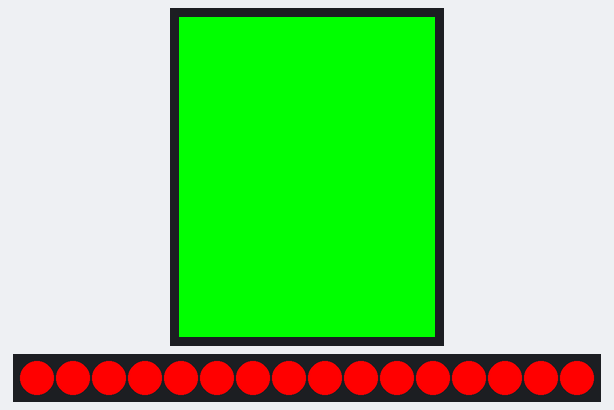
A program run on a simulated MicroPython board. On the bench: 128×160 colour display, 16 RGB LEDs in strip order, left to right. What the program prints to the serial console is not drawn. At 4.9 s the program stops and its outputs stay as they are.

Above: at 1.0 s.
At 2.0 s:
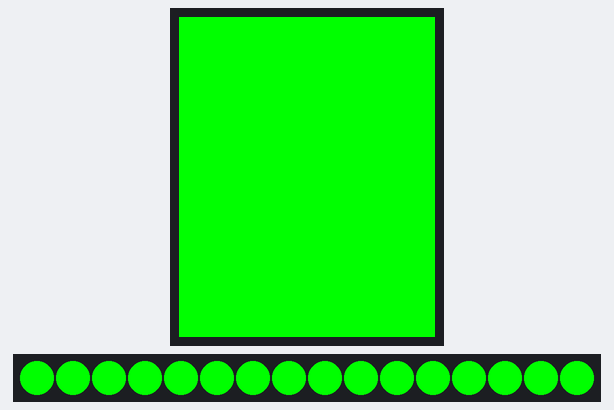
At 3.0 s:
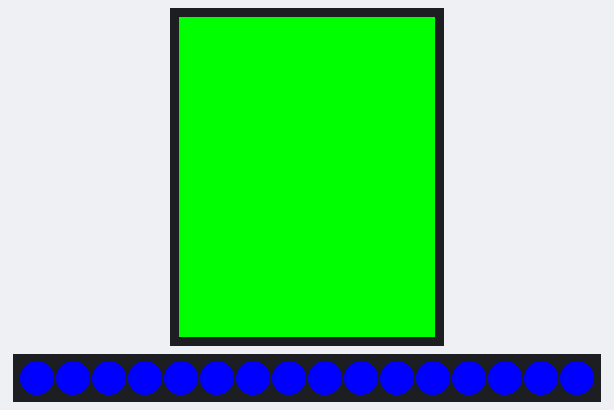
At 4.0 s:
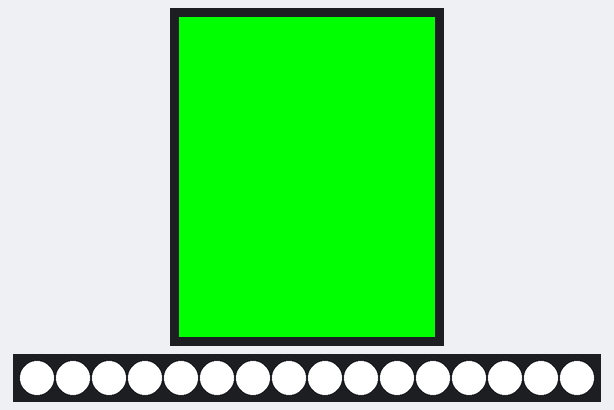

The program:

ecran.py
```python
import machine
import time
import neopixel
import st7735
from machine import Pin

spi = machine.SPI(1, baudrate=20000000, polarity=0, phase=0, sck=Pin(10), mosi=Pin(11))
dc = machine.Pin(13, machine.Pin.OUT)
rst = machine.Pin(12, machine.Pin.OUT)
cs = machine.Pin(14, machine.Pin.OUT)

tft = st7735.TFT(spi, dc, rst, cs)
tft.initr()
tft.rgb(True)
tft.fill(tft.GREEN)

LED_PIN = 0
NUM_PIXELS = 16

np = neopixel.NeoPixel(machine.Pin(LED_PIN), NUM_PIXELS)

def set_all_pixels(red, green, blue):
    for i in range(NUM_PIXELS):
        np[i] = (red, green, blue)
    np.write()


def led_circle_test():
    print("Début du test du cercle de LEDs...")
    # Rouge
    set_all_pixels(255, 0, 0)
    time.sleep(1)
    # Vert
    set_all_pixels(0, 255, 0)
    time.sleep(1)
    # Bleu
    set_all_pixels(0, 0, 255)
    time.sleep(1)
    # Blanc
    set_all_pixels(255, 255, 255)
    time.sleep(1)
    # Éteindre les LEDs
    set_all_pixels(0, 0, 0)
    print("Test terminé.")

led_circle_test()
```

Measured:
- what the display in image 0 shows lasts 1.0 s, from 0.9 s to 1.9 s
